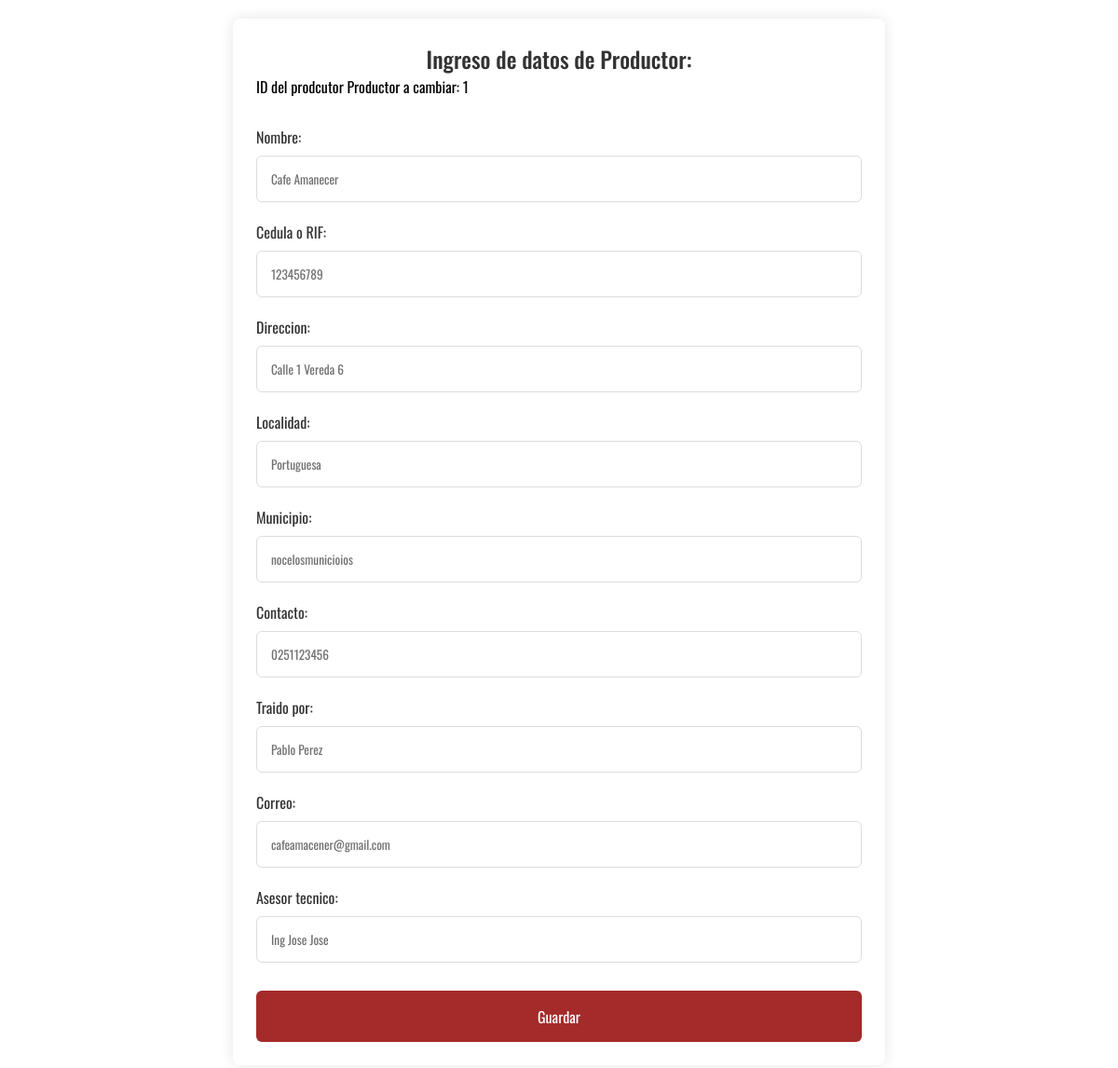
Screenshot of /Vistas/registrarProductor/registroProductorV2.php?id=1 with the database file from the repository.
### tables this page shows
CREATE TABLE `productor` (
  `ID_Productor` int(11) NOT NULL,
  `Nombre` varchar(30) NOT NULL,
  `Cedula_RIF` varchar(15) NOT NULL,
  `Direccion` text NOT NULL,
  `Localidad` varchar(30) NOT NULL,
  `Municipio` varchar(30) NOT NULL,
  `Contacto` varchar(20) NOT NULL,
  `Traido_Por` varchar(30) NOT NULL,
  `Correo` varchar(30) NOT NULL,
  `Asesor_Tecnico` varchar(30) NOT NULL
);

### clases/Productor.php (called while the page is built, shortened)
<?php
    class Prodcutor{
        public function buscarProductor($id){
            $peticion = conexion();
            $peticion = $peticion->prepare("SELECT * FROM `productor` WHERE `ID_Productor` = '$id';");
            $peticion->execute();
            $array = $peticion->fetch();
            return $array;
        }
    }
?>

### Vistas/registrarProductor/registroProductorV2.php (the view, shortened to what this page needs)
<!DOCTYPE html>
<html lang="en">
    <head>
        <link rel="stylesheet" href="./styles/styles.css">
        <link rel="stylesheet" href="https://cdnjs.cloudflare.com/ajax/libs/font-awesome/6.4.0/css/all.min.css" />
    </head>
    <body>
        <section class="container">
            <header>Ingreso de datos de Productor:</header>
            <?php
                include "../../clases/Productor.php";
                if(isset($_GET['id']) && is_numeric($_GET['id'])){
                    $productor = new Prodcutor;
                    $productor = $productor->buscarProductor($_GET['id']);
                    echo "ID del prodcutor Productor a cambiar: ".$productor['ID_Productor'];
                }else
                    unset($_GET['id']);
            ?>
            <form action="" method="POST" class="form">
                <div class="imput-box">
                    <label for="nombre">Nombre:</label>
                    <input type="text" placeholder="Nombre" name="nombre" id="nombre" value="<?php if(isset($productor)) echo $productor['Nombre'];?>">
                </div>
                <div class="imput-box">
                    <label for="cedulaRIF">Cedula o RIF:</label>
                    <input type="text" placeholder="Cedula o RIF" name="cedulaRIF" id="cedulaRIF" value="<?php if(isset($productor)) echo $productor['Cedula_RIF'];?>">
                </div>
                <div class="imput-box">
                    <label for="direccion">Direccion:</label>
                    <input type="text" placeholder="Direccion" name="direccion" id="direccion" value="<?php if(isset($productor)) echo $productor['Direccion'];?>">
                </div>
                <div class="imput-box">
                    <label for="localidad">Localidad:</label>
                    <input type="text" placeholder="Localidad" name="localidad" id="localidad" value="<?php if(isset($productor)) echo $productor['Localidad'];?>">
                </div>
                <div class="imput-box">
                    <label for="municipio">Municipio:</label><br>
                    <input type="text" placeholder="Municipio" name="municipio" id="municipio" value="<?php if(isset($productor)) echo $productor['Municipio'];?>">
                </div>
                <div class="imput-box">
                    <label for="contacto">Contacto:</label><br>
                    <input type="text" placeholder="Contacto" name="contacto" id="contacto" value="<?php if(isset($productor)) echo $productor['Contacto'];?>">
                </div>
                <div class="imput-box">
                    <label for="traidoPor">Traido por:</label><br>
                    <input type="text" placeholder="Traido por..." name="traidoPor" id="traidoPor" value="<?php if(isset($productor)) echo $productor['Traido_Por'];?>">
                </div>
                <div class="imput-box">
                    <label for="correo">Correo:</label><br>
                    <input type="text" placeholder="correo@mail.com" name="correo" id="correo" value="<?php if(isset($productor)) echo $productor['Correo'];?>">
                </div>
                <div class="imput-box">
                    <label for="asesorTecnico">Asesor tecnico:</label><br>
                    <input type="text" placeholder="Asesor Tecnico..." name="asesorTecnico" id="asesorTecnico" value="<?php if(isset($productor)) echo $productor['Asesor_Tecnico'];?>">
                </div>
                <input type="submit" name="<?php if(isset($_GET['id'])) echo "actualizar"; else echo "guardar"; ?>" value="Guardar" class="button">
            </form>
        </section>
    </body>
</html>

### Vistas/registrarProductor/styles/styles.css (style rules this page uses)
* { margin: 0; padding: 0; box-sizing: border-box; font-family: 'Oswald', sans-serif; }
body { min-height: 100vh; display: flex; align-items: center; justify-content: center; padding:20px; background-image: url(https://images.unsplash.com/photo-1433185000771-ec45c869c61b?ixlib=rb-4.0.3&ixid=M3wxMjA3fDB8MHxwaG90by1wYWdlfHx8fGVufDB8fHx8fA%3D%3D&auto=format&fit=crop&w=1074&q=80); background-size: cover; background-position: center; }
.container { position: relative; max-width: 700px; width: 100%; background: #fff; padding: 25px; border-radius: 8px; box-shadow: 0 0 15px rgba(0,0, 0, 0.1); }
.container header { font-size: 1.5rem; color: #333; font-weight: 500; text-align: center; }
.container .form { margin-top: 30px; }
.form .imput-box { width: 100%; margin-top: 20px; }
.imput-box label { color: #333; }
.form .imput-box input { position: relative; height: 50px; width: 100%; outline: none; color: #707070; margin-top: 8px; border: 1px solid #ddd; border-radius: 6px; padding: 0 15px; }
.button { height: 55px; width: 100%; color: #fff; font-size: 1rem; border: none; margin-top: 30px; cursor: pointer; border-radius: 6px; font-weight: 400; transition: all 0.2s ease; background-color: rgb(165, 42, 42); transition: 0.6s; }

### rows the page displays
productor: ID_Productor "1", nombre "Cafe Amanecer", cedulaRIF "123456789", direccion "Calle 1 Vereda 6", localidad "Portuguesa", municipio "nocelosmunicioios", contacto "0251123456", traidoPor "Pablo Perez", correo "cafeamacener@gmail.com", asesorTecnico "Ing Jose Jose"
